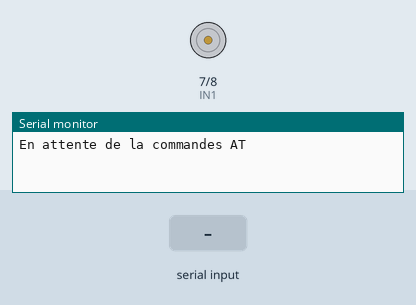
Recording of a sketch running on a simulated Arduino Uno, built with avr-gcc and run on an emulated ATmega328P. Parts: motor-driver pin pairs drawn as motors (green arrow = first pin HIGH = forward, orange = second pin HIGH = backward, longer = more drive, scaled by the enable pin), the last lines printed to the serial monitor. Inputs (shaded band) come from the test bench.

Above: at 2.3 s.
2.4 s: "0" received over the second serial link
3.9 s: "1" received over the second serial link
At 4.5 s:
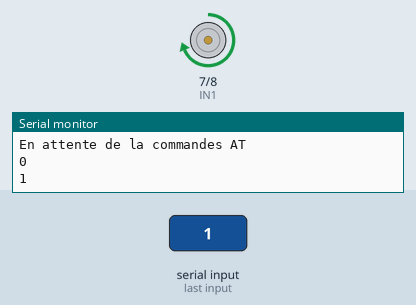
Timing chart, 0 to 6.9 s (numbered marks = the images above; inputs shaded):
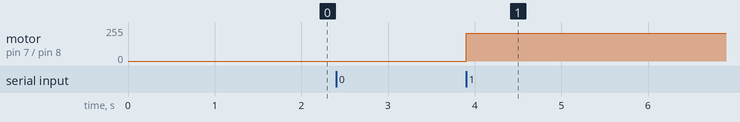

Measured:
- after the input at 3.9 s, motor on pin 7 (IN1) / pin 8 (IN2): stopped → forward 210/255 at once

The sketch:

voiture.ino
```cpp
//**********************************************
//Code de reference pour le module bluetooth HC-06
// envoi de commandes AT et affichage de la rÃ©ponse du module
//
//***********************************************/*
#include <SoftwareSerial.h>  //Software Serial Port
#define RxD 10    //Pin 10 pour RX, PB2 sur votre board, a brancher sur le TX du HC-06
#define TxD 11    //Pin 11 pour TX, PB3 sur votre board, a brancher sur le RX du HC-06
SoftwareSerial BTSerie(RxD,TxD);

const int ENA=5;
const int IN1=7;
const int IN2=8;
int speed=210;
void setup() {
    Serial.begin(9600);
    // Configuration du bluetooth
  pinMode(RxD, INPUT);
  pinMode(TxD, OUTPUT);
  BTSerie.begin(9600);
  Serial.println("En attente de la commandes AT");
   delay(100);
  // Test des commandes AT
  BTSerie.print("AT+VERSION");  //Demande le NÂ° de version
  delay(1000);
  pinMode(IN1,OUTPUT);
  pinMode(IN2,OUTPUT);
  pinMode(ENA,OUTPUT);


}

void loop() {

  char recvChar;
  //On lit caractere par caractere sur le BTSerie et on affiche sur le Terminal Serie
  if (BTSerie.available()) {
    recvChar = BTSerie.read(); //lecture
   if (recvChar== '0') {

    digitalWrite(IN1, HIGH);   // turn the LED on (HIGH is the voltage level)
    //
   //delay(100);              // wait for a second
    // turn the LED off by making the voltage LO
    digitalWrite(IN2, LOW);
    analogWrite(ENA,0);

   }
   else{
     digitalWrite(IN1, HIGH);   // turn the LED on (HIGH is the voltage level)
    //
   //delay(100);              // wait for a second
    // turn the LED off by making the voltage LO
    digitalWrite(IN2, LOW);
    analogWrite(ENA,speed);

   }


  Serial.println(recvChar);  //ecriture

   }

   //On lit caractere par caractere sur le terminal et on affiche sur le BT Serie
  if (Serial.available()) {
    recvChar = Serial.read(); //lecture
    BTSerie.write(recvChar);  //ecriture
  }

}
```
